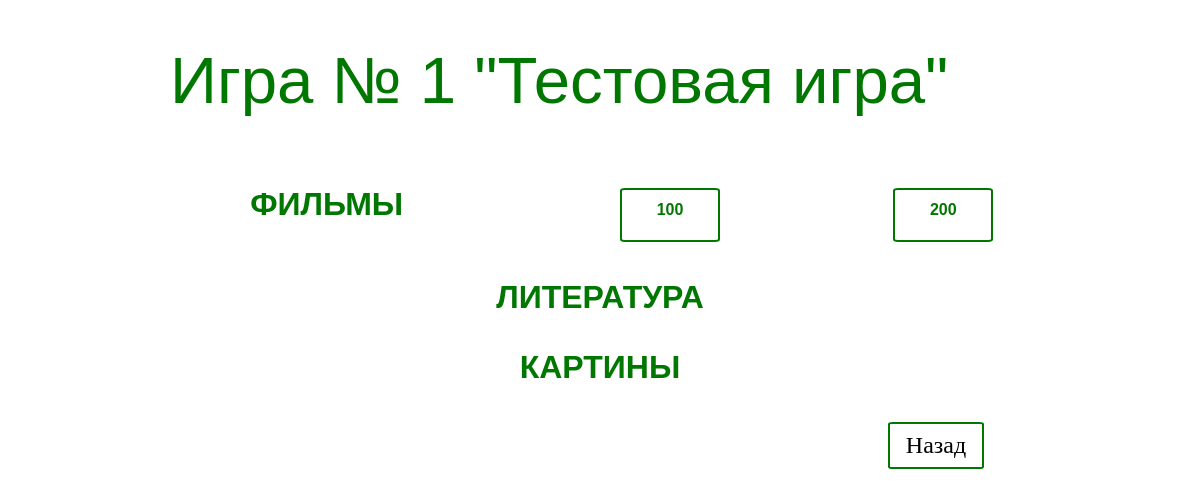
/OwnGame/1/, run on an earlier commit of the app's database.
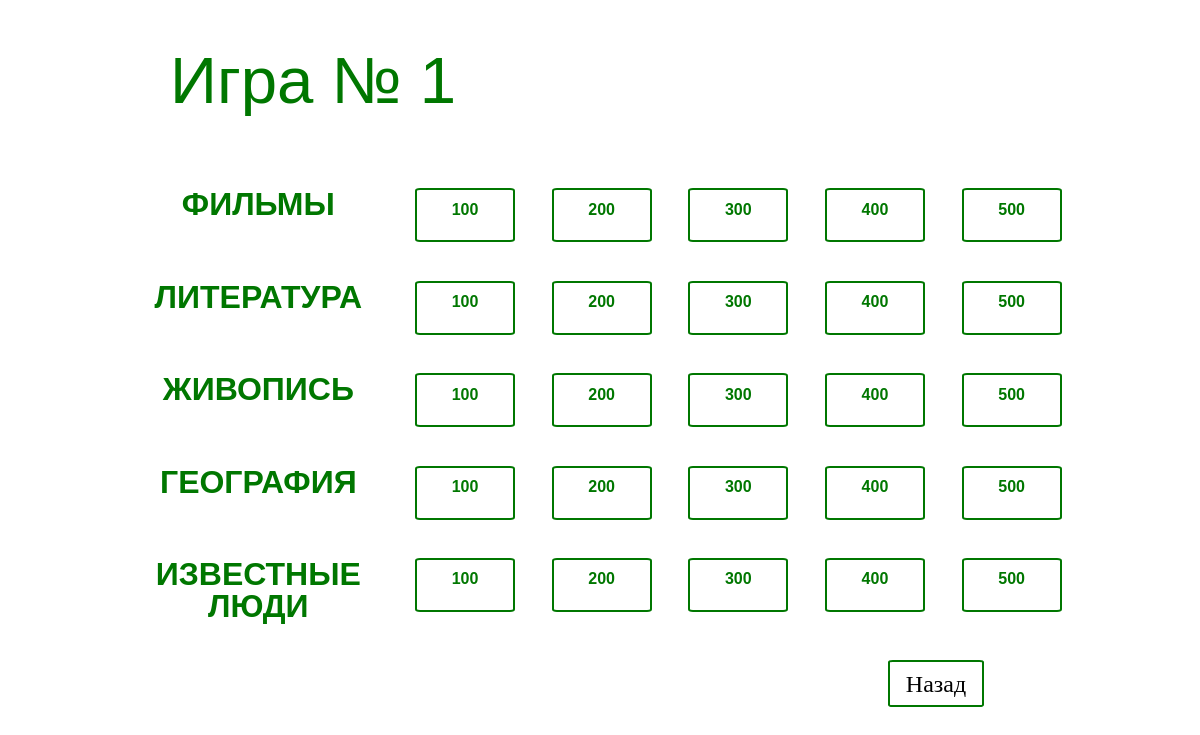
And on a later commit of the database.
### OwnGame/models.py (models this page shows, shortened)
class Game(models.Model):
    number = models.PositiveIntegerField(verbose_name='Номер игры', unique=True, help_text='Введите номер игры')
    name = models.CharField(verbose_name='Название игры', max_length=300, blank=True,
                            null=True, help_text='Введите название игры')
    time = models.DateTimeField(verbose_name='Дата и время игры', blank=True,
                                null=True, help_text='Введите дату и время игры')
    class Meta:
        ordering = ["-number"]
    def __str__(self):
        if self.time is None:
            time = ''
        else:
            time = self.time.strftime("%d.%m.%Y %H:%M")
        if self.name is None:
            name = ''
        else:
            name = f'"{self.name}"'
        return f'Игра № {str(self.number)} {name} {time}'

class Category(models.Model):
    name = models.CharField(verbose_name='Название категории', max_length=100, help_text='Введите название категории')
    game = models.ForeignKey(Game, on_delete=models.CASCADE,
                             verbose_name='Игра', help_text='Выберите игру')

class Question(models.Model):
    category = models.ForeignKey(Category, on_delete=models.CASCADE,
                                 verbose_name='Категория', help_text='Выберите категорию')
    content_question = models.TextField(verbose_name='Вопрос', help_text='Введите вопрос')
    correct_answer = models.CharField(verbose_name='Ответ', max_length=200, help_text='Введите ответ')
    count_points = models.PositiveIntegerField(verbose_name='Количество очков', help_text='Введите количество очков')

### OwnGame/views.py (the view)
# urls.py: path('<int:game_number>/', views.game, name='game'),
def game(request, game_number):
    current_game = get_object_or_404(Game, number=game_number)
    questions_done = request.session.get(str(game_number), [])
    if not questions_done:
        request.session[str(game_number)] = []
    context = {'game': current_game,
               'questions_done': questions_done}
    return render(request, 'game.html', context)

### OwnGame/templates/game.html (shortened to what this page needs)
{% extends "base.html" %}
{% block content %}
<h1>{{ game }}</h1>
<div class="game">
    {% for category in game.category_set.all %}
    <div class="game_category_question">
        <div class="game_category">{{ category.name }}</div>
        {% for question in category.question_set.all %}
            {% if category.id|add:question.count_points in questions_done %}
                <div class="game_question game_question_is_done">
            {% else %}
                <div class="game_question">
            {% endif %}
                <a href="{% url 'owngame:question' game.number category.id question.count_points %}">
                    <p>{{question.count_points}}</p>
                </a>
            </div>
        {% endfor %}
    </div>
    {% endfor %}
</div>
<div class="back"><a href="{% url 'owngame:index' %}"><p>Назад</p></a></div>
{% endblock %}

### OwnGame/templates/base.html (shortened to what this page needs)
{% load static %}
<!DOCTYPE html>
<html lang="ru">
<head>
    <link rel="stylesheet" href="{% static 'css/reset.css' %}">
    <link rel="stylesheet" href="{% static 'css/main.css' %}">
</head>
<body>
    <section class="main">
        {% block content%}{% endblock %}
    </section>
</body>
</html>

### OwnGame/static/css/main.css (style rules this page uses)
.main h1 { font-size: 49pt; color: #007700; font-family: sans-serif; margin-left: 50px; margin-bottom: 75px; }
.main { margin: 4% auto; width: 80%; }
.game_category_question { display: flex; flex-direction: row; justify-content: space-around; width: 100%; flex-wrap: wrap; margin-bottom: 4%; }
.game_category { color: #007700; font-weight: bolder; font-family: sans-serif; text-transform: uppercase; font-size: 24pt; text-align: center; width: 25%; }
.game_question { width: 10%; border: 2px solid #007700; border-radius: 5%; height: 50px; }
.game_question p { padding-top: 12%; text-align: center; color: #007700; font-weight: bolder; font-family: sans-serif; height: 85%; }
.back { width: 10%; margin-left: 80%; }
.back p { border: 2px solid #007700; padding: 10%; text-align: center; border-radius: 5%; font-size: 18pt; color: black; }

What changed in the data, as far as the page shows it:
changed Game: time+name+number "Игра № 1 \"Тестовая игра\"" → "Игра № 1"
added Question: count_points "300", shown under Category "ФИЛЬМЫ"
added Question: count_points "400", shown under Category "ФИЛЬМЫ"
added Question: count_points "500", shown under Category "ФИЛЬМЫ"
added Question: count_points "100", shown under Category "ЛИТЕРАТУРА"
added Question: count_points "200", shown under Category "ЛИТЕРАТУРА"
added Question: count_points "300", shown under Category "ЛИТЕРАТУРА"
added Question: count_points "400", shown under Category "ЛИТЕРАТУРА"
added Question: count_points "500", shown under Category "ЛИТЕРАТУРА"
changed Category: name "КАРТИНЫ" → "ЖИВОПИСЬ"
added Question: count_points "100", shown under Category "ЖИВОПИСЬ"
added Question: count_points "200", shown under Category "ЖИВОПИСЬ"
added Question: count_points "300", shown under Category "ЖИВОПИСЬ"
added Question: count_points "400", shown under Category "ЖИВОПИСЬ"
added Question: count_points "500", shown under Category "ЖИВОПИСЬ"
added Category: name "ГЕОГРАФИЯ"
added Question: count_points "100", shown under "ГЕОГРАФИЯ"
added Question: count_points "200", shown under "ГЕОГРАФИЯ"
added Question: count_points "300", shown under "ГЕОГРАФИЯ"
added Question: count_points "400", shown under "ГЕОГРАФИЯ"
added Question: count_points "500", shown under "ГЕОГРАФИЯ"
added Category: name "ИЗВЕСТНЫЕ ЛЮДИ"
added Question: count_points "100", shown under "ИЗВЕСТНЫЕ ЛЮДИ"
added Question: count_points "200", shown under "ИЗВЕСТНЫЕ ЛЮДИ"
added Question: count_points "300", shown under "ИЗВЕСТНЫЕ ЛЮДИ"
added Question: count_points "400", shown under "ИЗВЕСТНЫЕ ЛЮДИ"
added Question: count_points "500", shown under "ИЗВЕСТНЫЕ ЛЮДИ"
